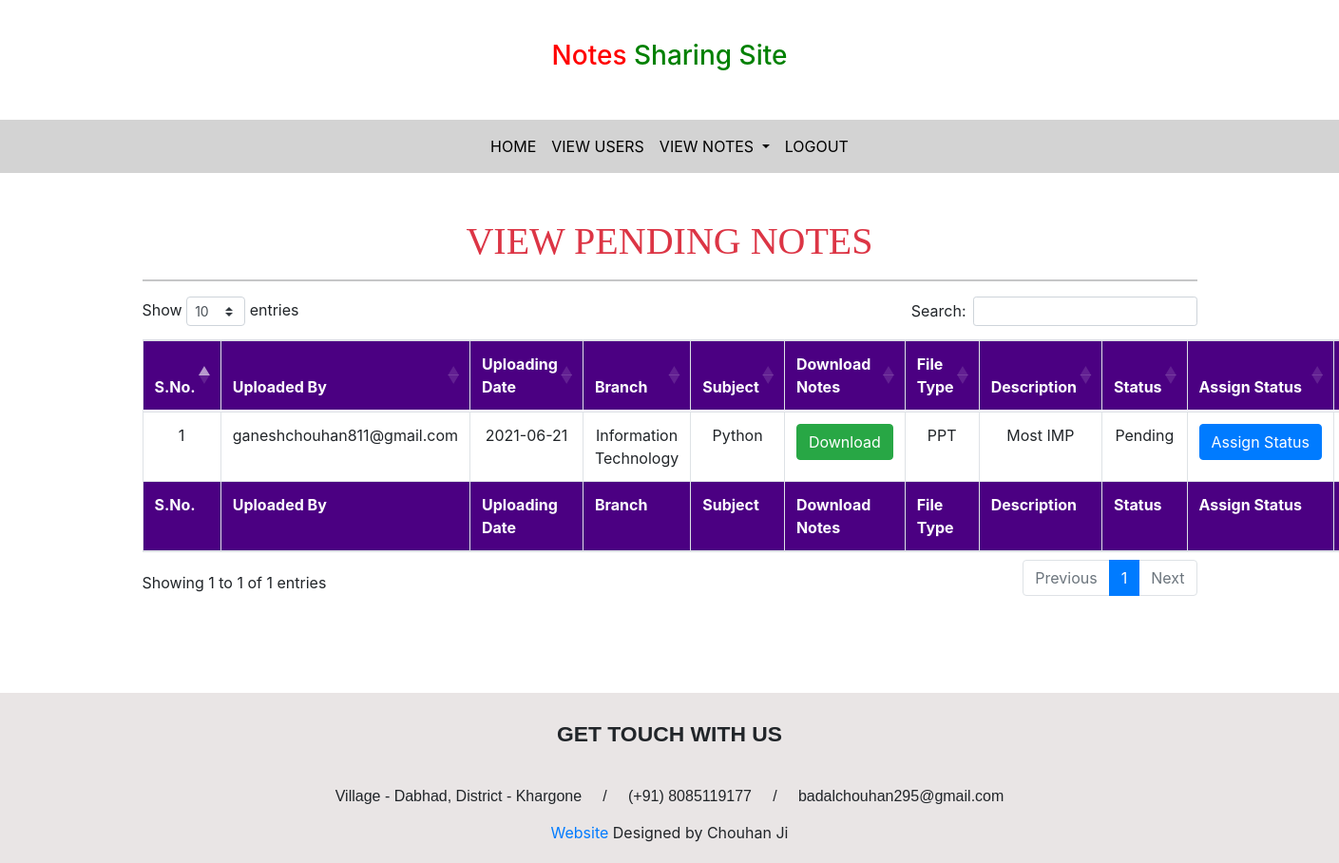
Page /adminapp/pending/ (signed in) on the committed database.
### UserApp/models.py (models this page shows, shortened)
class Notes(models.Model):
    user = models.ForeignKey(User,on_delete=models.CASCADE)
    uploadingdate = models.CharField(max_length=30)
    branch = models.CharField(max_length=40)
    subject = models.CharField(max_length=30)
    notesfile = models.FileField()
    filetype = models.CharField(max_length=30,null=True)
    description = models.CharField(max_length=1000,null=True)
    status = models.CharField(max_length=30)

### AdminApp/views.py (the view)
# urls.py: path('pending/',pending,name='pending'),
def pending(request):
    if not request.user.is_staff:
        return redirect('adminlogin')
    notes = Notes.objects.filter(status="Pending")
    d = {'notes':notes}
    return render(request, 'pending.html',d)

### AdminApp/templates/pending.html (shortened to what this page needs)
{% extends 'adminbase.html' %}{% block body %} {% load static %}
<link rel="stylesheet" href="https://cdnjs.cloudflare.com/ajax/libs/twitter-bootstrap/4.5.2/css/bootstrap.css">
<link rel="stylesheet" href="https://cdn.datatables.net/1.10.25/css/dataTables.bootstrap4.min.css">
<div class="container mt-5">
    <h1 class="text-center text-danger" style="font-family: 'Monotype Corsiva';">VIEW PENDING NOTES</h1>
    <hr>
    <table class="table table-hover table-bordered text-center" id="pendingtable">
        <thead style="background-color: indigo; color: white;">
            <tr>
                <th>S.No.</th>
                <th>Uploaded By</th>
                <th>Uploading Date</th>
                <th>Branch</th>
                <th>Subject</th>
                <th>Download Notes</th>
                <th>File Type</th>
                <th>Description</th>
                <th>Status</th>
                <th>Assign Status</th>
                <th>Action</th>
            </tr>
        </thead>
        <tbody>
            {% for i in notes %}
            <tr>
                <td>{{forloop.counter}}</td>
                <td>{{i.user.username}}</td>
                <td>{{i.uploadingdate}}</td>
                <td>{{i.branch}}</td>
                <td>{{i.subject}}</td>
                <td>
                    <a href="{{i.notesfile.url}}" class="btn btn-success" download>Download</a>
                </td>
                <td>{{i.filetype}}</td>
                <td>{{i.description}}</td>
                <td>{{i.status}}</td>
                <td>
                    <a href="{% url 'assignstatus' i.id %}" class="btn btn-primary">Assign&nbsp;Status</a>
                </td>
                <td>
                </td>
            </tr>
            {% endfor %}
        </tbody>
        <tfoot style="background-color: indigo; color: white;">
            <tr>
                <th>S.No.</th>
                <th>Uploaded By</th>
                <th>Uploading Date</th>
                <th>Branch</th>
                <th>Subject</th>
                <th>Download Notes</th>
                <th>File Type</th>
                <th>Description</th>
                <th>Status</th>
                <th>Assign Status</th>
                <th>Action</th>
            </tr>
        </tfoot>
    </table>
</div>
{% endblock %}

### rows in the picture
Notes: user.username "ganeshchouhan811@gmail.com", uploadingdate "2021-06-21", branch "Information Technology", subject "Python", filetype "PPT", description "Most IMP", status "Pending"
